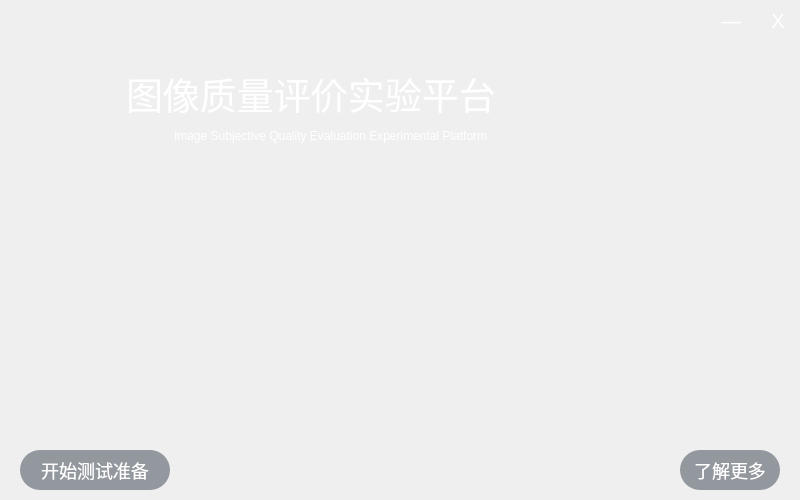
<?xml version="1.0" encoding="UTF-8"?>
<ui version="4.0">
 <class>Form</class>
 <widget class="QWidget" name="Form">
  <property name="geometry">
   <rect>
    <x>0</x>
    <y>0</y>
    <width>800</width>
    <height>500</height>
   </rect>
  </property>
  <property name="minimumSize">
   <size>
    <width>800</width>
    <height>500</height>
   </size>
  </property>
  <property name="maximumSize">
   <size>
    <width>800</width>
    <height>500</height>
   </size>
  </property>
  <property name="windowTitle">
   <string>Form</string>
  </property>
  <property name="windowIcon">
   <iconset resource="../images.qrc">
    <normaloff>:/Main_Exp/images/app_icon.png</normaloff>:/Main_Exp/images/app_icon.png</iconset>
  </property>
  <property name="styleSheet">
   <string notr="true">QWidget#Form{
	border-image: url(:/start/images/start_bg_2.jpg);
}</string>
  </property>
  <layout class="QVBoxLayout" name="verticalLayout" stretch="3,2">
   <property name="spacing">
    <number>0</number>
   </property>
   <property name="leftMargin">
    <number>0</number>
   </property>
   <property name="topMargin">
    <number>0</number>
   </property>
   <property name="rightMargin">
    <number>0</number>
   </property>
   <property name="bottomMargin">
    <number>0</number>
   </property>
   <item>
    <widget class="QWidget" name="widget" native="true">
     <property name="styleSheet">
      <string notr="true"/>
     </property>
     <widget class="QLineEdit" name="lineEdit">
      <property name="geometry">
       <rect>
        <x>0</x>
        <y>0</y>
        <width>500</width>
        <height>125</height>
       </rect>
      </property>
      <property name="minimumSize">
       <size>
        <width>500</width>
        <height>125</height>
       </size>
      </property>
      <property name="maximumSize">
       <size>
        <width>500</width>
        <height>125</height>
       </size>
      </property>
      <property name="font">
       <font>
        <family>微软雅黑</family>
        <pointsize>28</pointsize>
        <weight>50</weight>
        <italic>false</italic>
        <bold>false</bold>
        <underline>false</underline>
        <strikeout>false</strikeout>
        <stylestrategy>PreferAntialias</stylestrategy>
       </font>
      </property>
      <property name="styleSheet">
       <string notr="true">background-color: transparent;
font: 28pt &quot;微软雅黑&quot; ;
color: rgb(255, 255, 255);
border: none;

</string>
      </property>
      <property name="text">
       <string>图像质量评价实验平台</string>
      </property>
      <property name="alignment">
       <set>Qt::AlignBottom|Qt::AlignRight|Qt::AlignTrailing</set>
      </property>
      <property name="readOnly">
       <bool>true</bool>
      </property>
     </widget>
     <widget class="QWidget" name="layoutWidget">
      <property name="geometry">
       <rect>
        <x>710</x>
        <y>0</y>
        <width>89</width>
        <height>42</height>
       </rect>
      </property>
      <layout class="QHBoxLayout" name="horizontalLayout">
       <item>
        <widget class="QPushButton" name="pushButton_4">
         <property name="minimumSize">
          <size>
           <width>40</width>
           <height>40</height>
          </size>
         </property>
         <property name="maximumSize">
          <size>
           <width>40</width>
           <height>40</height>
          </size>
         </property>
         <property name="font">
          <font>
           <family>Segoe UI Symbol</family>
           <pointsize>-1</pointsize>
           <weight>50</weight>
           <italic>false</italic>
           <bold>false</bold>
          </font>
         </property>
         <property name="cursor">
          <cursorShape>PointingHandCursor</cursorShape>
         </property>
         <property name="toolTip">
          <string>&lt;html&gt;&lt;head/&gt;&lt;body&gt;&lt;p&gt;最小化&lt;/p&gt;&lt;/body&gt;&lt;/html&gt;</string>
         </property>
         <property name="toolTipDuration">
          <number>700</number>
         </property>
         <property name="styleSheet">
          <string notr="true">QPushButton {
	font: 20px;
	color: rgb(255, 255, 255);
	background-color: transparent;
	border-radius: 20px;
	border: 2px;
}
QPushButton:pressed {
	background-color: rgb(68, 68, 66);
	border: 2px double;
}
QPushButton:hover {
	background-color: rgb(141, 141, 151);
}
</string>
         </property>
         <property name="text">
          <string>—</string>
         </property>
        </widget>
       </item>
       <item>
        <widget class="QPushButton" name="pushButton_3">
         <property name="minimumSize">
          <size>
           <width>40</width>
           <height>40</height>
          </size>
         </property>
         <property name="maximumSize">
          <size>
           <width>40</width>
           <height>40</height>
          </size>
         </property>
         <property name="font">
          <font>
           <family>Segoe UI Symbol</family>
           <pointsize>-1</pointsize>
           <weight>50</weight>
           <italic>false</italic>
           <bold>false</bold>
          </font>
         </property>
         <property name="cursor">
          <cursorShape>PointingHandCursor</cursorShape>
         </property>
         <property name="toolTip">
          <string>关闭</string>
         </property>
         <property name="toolTipDuration">
          <number>700</number>
         </property>
         <property name="styleSheet">
          <string notr="true">QPushButton {
	font: 20px;
	color: rgb(255, 255, 255);
	background-color: transparent;
	border-radius: 20px;
	border: 2px;
}
QPushButton:pressed {
	background-color: rgb(68, 68, 66);
	border: 2px double;
}
QPushButton:hover {
	background-color: rgb(141, 141, 151);
}
</string>
         </property>
         <property name="text">
          <string>X</string>
         </property>
        </widget>
       </item>
      </layout>
     </widget>
     <widget class="QLineEdit" name="lineEdit_2">
      <property name="geometry">
       <rect>
        <x>30</x>
        <y>120</y>
        <width>461</width>
        <height>31</height>
       </rect>
      </property>
      <property name="styleSheet">
       <string notr="true">background-color: transparent;
color:rgb(255, 255, 255);
font: 17px &quot;Sitka Display&quot;;
border: none;</string>
      </property>
      <property name="text">
       <string>Image Subjective Quality Evaluation Experimental Platform</string>
      </property>
      <property name="alignment">
       <set>Qt::AlignRight|Qt::AlignTrailing|Qt::AlignVCenter</set>
      </property>
     </widget>
    </widget>
   </item>
   <item>
    <widget class="QWidget" name="widget_2" native="true">
     <property name="styleSheet">
      <string notr="true">background-color: transparent;</string>
     </property>
     <widget class="QPushButton" name="pushButton">
      <property name="geometry">
       <rect>
        <x>20</x>
        <y>150</y>
        <width>150</width>
        <height>40</height>
       </rect>
      </property>
      <property name="minimumSize">
       <size>
        <width>150</width>
        <height>40</height>
       </size>
      </property>
      <property name="maximumSize">
       <size>
        <width>150</width>
        <height>40</height>
       </size>
      </property>
      <property name="font">
       <font>
        <family>黑体</family>
        <pointsize>-1</pointsize>
        <weight>50</weight>
        <italic>false</italic>
        <bold>false</bold>
       </font>
      </property>
      <property name="cursor">
       <cursorShape>PointingHandCursor</cursorShape>
      </property>
      <property name="styleSheet">
       <string notr="true">QPushButton {
	font: 18px;
	color: rgb(255, 255, 255);
	background-color: rgb(147, 151, 158);
	border-radius: 20px;
	border: 2px;
}
QPushButton:pressed {
	background-color: rgb(68, 68, 66);
	border: 2px double;
}
QPushButton:hover {
	background-color: rgb(141, 141, 151);
}</string>
      </property>
      <property name="text">
       <string>开始测试准备</string>
      </property>
      <property name="checkable">
       <bool>true</bool>
      </property>
      <property name="checked">
       <bool>false</bool>
      </property>
     </widget>
     <widget class="QPushButton" name="pushButton_2">
      <property name="geometry">
       <rect>
        <x>680</x>
        <y>150</y>
        <width>100</width>
        <height>40</height>
       </rect>
      </property>
      <property name="minimumSize">
       <size>
        <width>100</width>
        <height>40</height>
       </size>
      </property>
      <property name="maximumSize">
       <size>
        <width>100</width>
        <height>40</height>
       </size>
      </property>
      <property name="font">
       <font>
        <family>黑体</family>
        <pointsize>-1</pointsize>
        <weight>50</weight>
        <italic>false</italic>
        <bold>false</bold>
       </font>
      </property>
      <property name="cursor">
       <cursorShape>PointingHandCursor</cursorShape>
      </property>
      <property name="styleSheet">
       <string notr="true">QPushButton {
	font: 18px;
	color: rgb(255, 255, 255);
	background-color: rgb(147, 151, 158);
	border-radius: 20px;
	border: 2px;
}
QPushButton:pressed {
	background-color: rgb(68, 68, 66);
	border: 2px double;
}
QPushButton:hover {
	background-color: rgb(141, 141, 151);
}</string>
      </property>
      <property name="text">
       <string>了解更多</string>
      </property>
      <property name="checkable">
       <bool>true</bool>
      </property>
      <property name="checked">
       <bool>false</bool>
      </property>
     </widget>
    </widget>
   </item>
  </layout>
 </widget>
 <resources>
  <include location="../images.qrc"/>
 </resources>
 <connections>
  <connection>
   <sender>pushButton_2</sender>
   <signal>clicked()</signal>
   <receiver>Form</receiver>
   <slot>start_show_more_info()</slot>
   <hints>
    <hint type="sourcelabel">
     <x>737</x>
     <y>465</y>
    </hint>
    <hint type="destinationlabel">
     <x>868</x>
     <y>413</y>
    </hint>
   </hints>
  </connection>
  <connection>
   <sender>pushButton</sender>
   <signal>clicked()</signal>
   <receiver>Form</receiver>
   <slot>jumpfrom_start_to_getinfo()</slot>
   <hints>
    <hint type="sourcelabel">
     <x>94</x>
     <y>462</y>
    </hint>
    <hint type="destinationlabel">
     <x>-16</x>
     <y>398</y>
    </hint>
   </hints>
  </connection>
  <connection>
   <sender>pushButton_4</sender>
   <signal>clicked()</signal>
   <receiver>Form</receiver>
   <slot>start_pane_min()</slot>
   <hints>
    <hint type="sourcelabel">
     <x>722</x>
     <y>23</y>
    </hint>
    <hint type="destinationlabel">
     <x>721</x>
     <y>-46</y>
    </hint>
   </hints>
  </connection>
  <connection>
   <sender>pushButton_3</sender>
   <signal>clicked()</signal>
   <receiver>Form</receiver>
   <slot>start_pane_close()</slot>
   <hints>
    <hint type="sourcelabel">
     <x>783</x>
     <y>21</y>
    </hint>
    <hint type="destinationlabel">
     <x>866</x>
     <y>68</y>
    </hint>
   </hints>
  </connection>
 </connections>
 <slots>
  <slot>start_show_more_info()</slot>
  <slot>jumpfrom_start_to_getinfo()</slot>
  <slot>start_pane_min()</slot>
  <slot>start_pane_close()</slot>
 </slots>
</ui>
